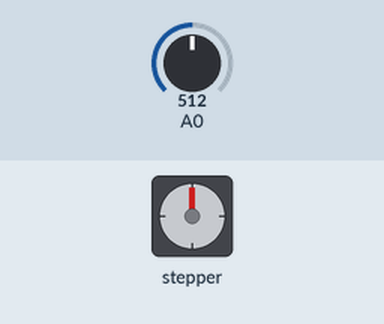
Recording of a sketch running on a simulated Arduino Uno, built with avr-gcc and run on an emulated ATmega328P. On the bench: stepper motor. Wiring (inferred from the names in the program): stepper motor (200 steps per turn assumed): coils pin 6, pin 7, pin 8, pin 9. Inputs (shaded band) come from the test bench; at power-on: A0 = 512. What the sketch prints to the serial monitor is not drawn.

Above: at 0.84 s.
1.3 s: A0 set to 510
At 1.3 s:
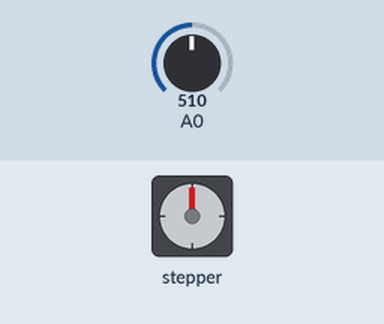
2.8 s: A0 set to 306
At 2.95 s:
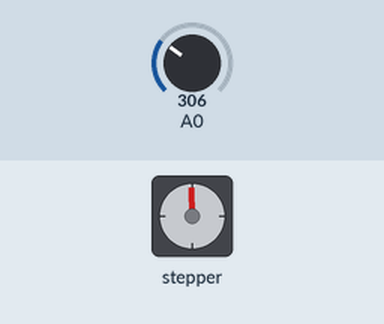
At 3.55 s:
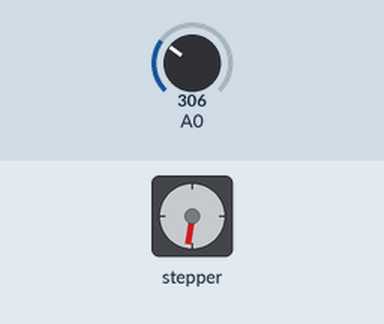
5.8 s: A0 set to 511
At 7.51 s:
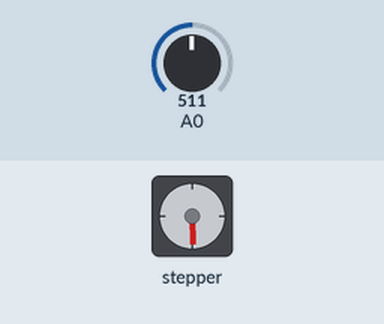
8.8 s: A0 set to 716
11.8 s: A0 set to 122
14.8 s: A0 set to 900
Timing chart, 0 to 18.8 s (numbered marks = the images above; inputs shaded):
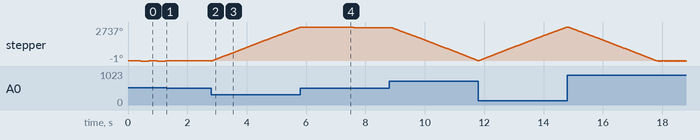

The sketch:

ps3_zAxis1.ino
```cpp
// (licence header left out)
int pinArray[] = {6,7,8,9};
int lookupT[] = {250,200,180,140,120,100,80,60,50,40,30,20,15,10,7,3};
int x = 0;
int T = 0;
int z = 0;
int index = 0;

void setup() {
  Serial.begin(115200);
  for(index = 0;index < 4;index++){
    pinMode(pinArray[index],OUTPUT);
  }
}

void loop() {
  x = 509 - analogRead(A0);
  if(abs(x) > 1){
    T = lookupT[abs(x)];
    z = z + (x/abs(x));
    digitalWrite(pinArray[z%4],HIGH);
    delay(T);
    digitalWrite(pinArray[z%4],LOW);
    Serial.print("T = ");
    Serial.print(T);
    Serial.print(" z = ");
    Serial.print(z);
    Serial.print(" pin = ");
    Serial.print(z%4);
    Serial.println();
  }

}
```

Measured:
- the behaviour switches between 511 and 510 on A0 (found by bisection; images 0 and 1)
- after the input at 1.3 s, stepper: stops changing and stays 0°
- by itself, stepper: alternates -1° for 0.28 s and 0° for 0.28 s
